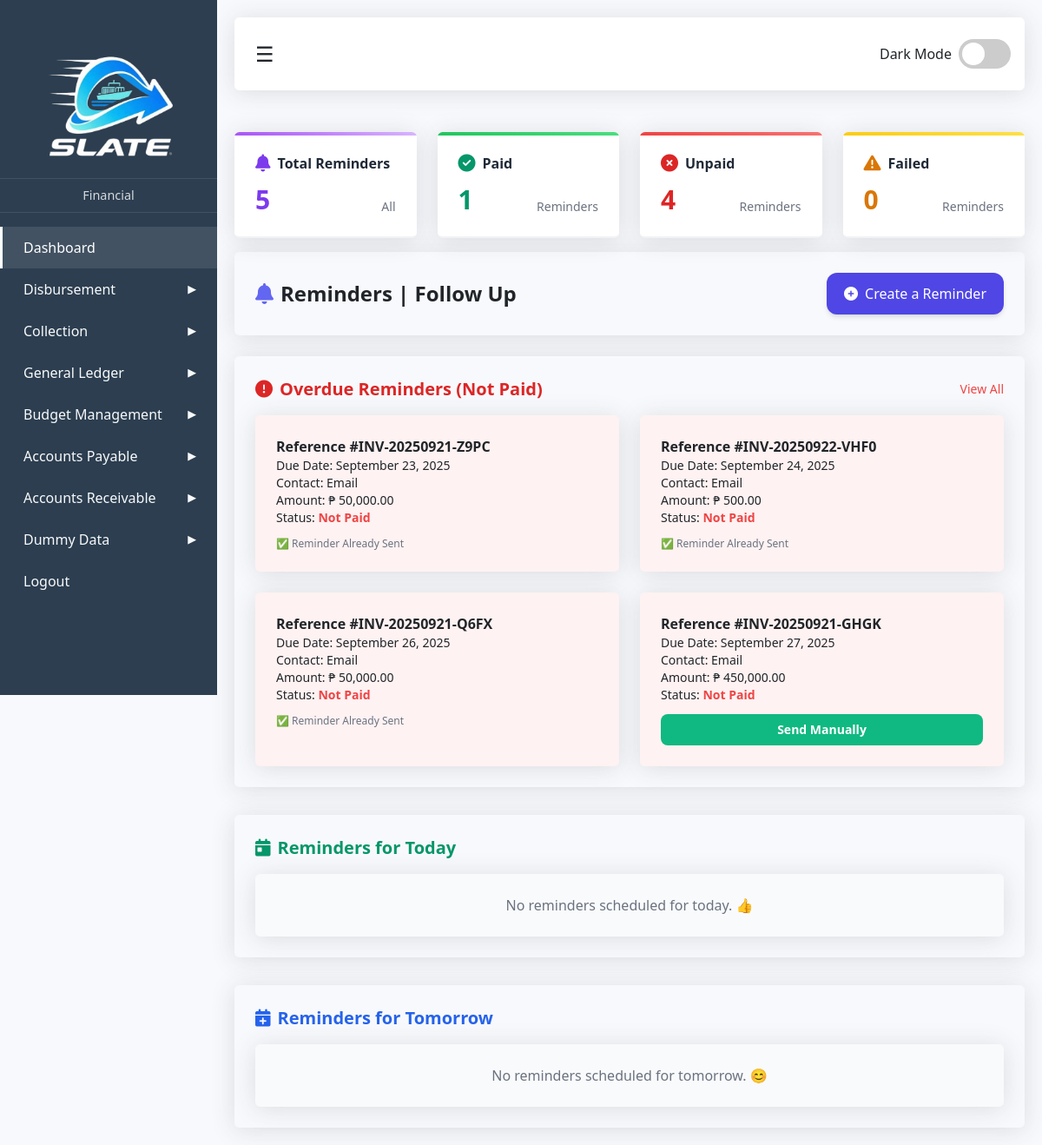
The app's page /pages/collection/reminders.php with its own data.
### tables this page shows
CREATE TABLE `follow` (
  `reminderID` int(11) NOT NULL,
  `planID` int(11) DEFAULT NULL,
  `InvoiceID` int(11) DEFAULT NULL,
  `FollowUpDate` datetime NOT NULL,
  `Contactinfo` enum('Email','CellNumber','In Person','') NOT NULL,
  `Remarks` enum('Reminder Sent','Failed To Sent','Email not Working','To Be Sent','Emailed Sent') NOT NULL,
  `paymentstatus` enum('Paid','Not Paid','Partially Paid') NOT NULL,
  `Archive` enum('YES','NO','','') NOT NULL DEFAULT 'NO'
);

CREATE TABLE `ar_invoices` (
  `invoice_id` int(11) NOT NULL,
  `customer_id` int(11) NOT NULL,
  `invoice_date` date NOT NULL,
  `due_date` date NOT NULL,
  `description` varchar(255) DEFAULT NULL,
  `amount` decimal(12,2) NOT NULL DEFAULT 0.00,
  `currency` varchar(10) DEFAULT 'PHP',
  `reference_no` varchar(80) DEFAULT NULL,
  `created_at` timestamp NULL DEFAULT current_timestamp(),
  `updated_at` timestamp NULL DEFAULT current_timestamp() ON UPDATE current_timestamp(),
  `stat` enum('Paid','Partially Paid','UnPaid','Overdue','Draft') NOT NULL DEFAULT 'Draft',
  `Archive` enum('YES','NO','','') NOT NULL DEFAULT 'NO'
);

### crud/collection/reminder.php (called while the page is built, shortened)
<?php
include_once __DIR__ . '/../../utility/connection.php';
try {
    $now = date("Y-m-d H:i:s");
    $sql = "SELECT i.reference_no,i.amount,i.due_date,f.paymentstatus,f.Contactinfo,f.Remarks,f.reminderID
            FROM follow f
            JOIN ar_invoices i ON f.InvoiceID = i.invoice_id
            WHERE paymentstatus='Not Paid'
              AND i.due_date < :now
              AND f.Archive='NO'";
    $stmt = $pdo->prepare($sql);
    $stmt->execute(['now' => $now]);
    $overdue = $stmt->fetchAll(PDO::FETCH_ASSOC);
} catch (PDOException $e) {
    $errorMessage = "❌ Error fetching reminders: " . $e->getMessage();
}
$now = date("Y-m-d H:i:s");
$sql = "SELECT i.reference_no,i.amount,i.due_date,f.paymentstatus,f.Contactinfo,f.Remarks,f.reminderID
        FROM follow f
        JOIN ar_invoices i ON f.InvoiceID = i.invoice_id
        WHERE paymentstatus='Not Paid'
          AND i.due_date < :now
          AND f.Archive='NO'";
$stmt = $pdo->prepare($sql);
$stmt->execute(['now' => $now]);
$overdue = $stmt->fetchAll(PDO::FETCH_ASSOC);
?>

### contents/collection/reminder.php (the view, shortened to what this page needs)
<div class="container pb-4">
  <div class="grid grid-cols-1 sm:grid-cols-2 lg:grid-cols-4 gap-6">
    <div class="quick-stat-card purple border-b-2 border-opacity-50">
      <div class="flex items-center mb-3">
        <i class="fas fa-bell text-purple-600 text-xl mr-2"></i>
        <h3 class="text-base font-semibold text-gray-800">Total Reminders</h3>
      </div>
      <div class="flex items-end justify-between">
        <div id="totalRequest" class="text-3xl font-bold text-purple-600">0</div>
        <span class="text-gray-500 text-sm">All</span>
      </div>
    </div>
    <div class="quick-stat-card green border-b-2 border-opacity-50">
      <div class="flex items-center mb-3">
        <i class="fas fa-check-circle text-green-600 text-xl mr-2"></i>
        <h3 class="text-base font-semibold text-gray-800">Paid</h3>
      </div>
      <div class="flex items-end justify-between">
        <div id="totalAmountRelease" class="text-3xl font-bold text-green-600">0</div>
        <span class="text-gray-500 text-sm">Reminders</span>
      </div>
    </div>
    <div class="quick-stat-card red border-b-2 border-opacity-50">
      <div class="flex items-center mb-3">
        <i class="fas fa-times-circle text-red-600 text-xl mr-2"></i>
        <h3 class="text-base font-semibold text-gray-800">Unpaid</h3>
      </div>
      <div class="flex items-end justify-between">
        <div id="rejectedRequest" class="text-3xl font-bold text-red-600">0</div>
        <span class="text-gray-500 text-sm">Reminders</span>
      </div>
    </div>
    <div class="quick-stat-card yellow border-b-2 border-opacity-50">
      <div class="flex items-center mb-3">
        <i class="fas fa-exclamation-triangle text-yellow-600 text-xl mr-2"></i>
        <h3 class="text-base font-semibold text-gray-800">Failed</h3>
      </div>
      <div class="flex items-end justify-between">
        <div id="newRequest" class="text-3xl font-bold text-yellow-600">0</div>
        <span class="text-gray-500 text-sm">Reminders</span>
      </div>
    </div>
  </div>
</div>
<div>
    <div class="card flex flex-col md:flex-row md:items-center md:justify-between  shadow-md rounded-2xl p-6 border border-gray-200">
        <div>
            <h2 class="text-2xl font-bold flex items-center gap-2">
                <i class="fas fa-bell text-indigo-500"></i>
                Reminders | Follow Up
            </h2>
        </div>
        <div class="mt-4 md:mt-0">
            <button id="toggleFormBtn" class="bg-indigo-600 hover:bg-indigo-700 text-white px-5 py-3 rounded-xl shadow-md flex items-center gap-2 transition">
                <i class="fas fa-plus-circle"></i>
                Create a Reminder
            </button>
        </div>
    </div>
</div>
<div class="mt-6 space-y-8">
<div class="card rounded-2xl shadow-lg p-6 border border-red-200 border ">
    <div class=" flex items-center justify-between mb-4 ">
        <h2 class="text-xl font-bold text-red-600 flex items-center gap-2">
            <i class="fas fa-exclamation-circle"></i>
            Overdue Reminders (Not Paid)
        </h2>
        <a href="#" onclick="openOverdueModal()" class="text-sm text-red-500 hover:underline">View All</a>
    </div>
    <div id="overdueReminders card">
    <?php if (empty($overdue)): ?>
        <div class="text-center py-10 bg-gray-50 rounded-lg card ">
            <p class="text-gray-500 font-medium">No overdue reminders at the moment. 🎉</p>
        </div>
    <?php else: ?>
        <div class="grid grid-cols-1 md:grid-cols-2 gap-6">
            <?php foreach ($overdue as $row): ?>
                <div class="bg-red-50 border border-red-200 rounded-xl p-5 shadow card  ">
                    <h3 class="font-semibold ">Reference #<?= $row['reference_no'] ?></h3>
                    <p class="text-sm ">Due Date: <span class="font-medium"><?= date("F j, Y", strtotime($row['due_date'])) ?></span></p>
                    <p class="text-sm ">Contact: <span class="font-medium"><?= $row['Contactinfo'] ?></span></p>
                    <p class="text-sm ">Amount: ₱ <span class="font-medium"><?= number_format($row['amount'], 2) ?></span></p>
                    <p class="text-sm ">Status: <span class="text-red-500 font-bold"><?= $row['paymentstatus'] ?></span></p>
                    <div class="reminder-action mt-3 ">
                        <?php
                        $remarks = trim($row['Remarks']);
                        if (stripos($remarks, 'Reminder Sent') !== false || stripos($remarks, 'Emailed Sent') !== false): ?>
                            <p class="text-xs text-gray-500 font-medium">✅ Reminder Already Sent</p>
                        <?php else: ?>
                            <button class="w-full bg-green-500 hover:bg-green-600 text-white py-2 px-4 rounded-lg text-sm font-semibold sendReminderBtn"
                                data-id="<?= $row['reminderID'] ?>">
                                Send Manually
                            </button>
                        <?php endif; ?>
                    </div>
                </div>
            <?php endforeach; ?>
        </div>
    <?php endif; ?>
    </div>
</div>
<div class="card rounded-2xl shadow-lg p-6 border border-green-200">
    <h2 class="text-xl font-bold text-green-600 flex items-center gap-2 mb-4">
        <i class="fas fa-calendar-day"></i>
        Reminders for Today
    </h2>
    <div id="todayReminders card">
    <?php if (empty($todayReminders)): ?>
        <div class="text-center py-10 bg-gray-50 rounded-lg card">
            <p class="text-gray-500 font-medium">No reminders scheduled for today. 👍</p>
        </div>
    <?php endif; ?>
    </div>
</div>
<div class="card rounded-2xl shadow-lg p-6 border border-blue-200">
    <h2 class="text-xl font-bold text-blue-600 flex items-center gap-2 mb-4">
        <i class="fas fa-calendar-plus"></i>
        Reminders for Tomorrow
    </h2>
    <div id="tomorrowReminders card">
    <?php if (empty($tomorrowReminders)): ?>
        <div class="text-center py-10 bg-gray-50 rounded-lg card">
            <p class="text-gray-500 font-medium">No reminders scheduled for tomorrow. 😊</p>
        </div>
    <?php endif; ?>
    </div>
</div>
    </div>
</div>

### static/css/filter.css (style rules this page uses)
.card { background: var(--secondary-color); border-radius: 16px; padding: 200px 25px; box-shadow: 0 4px 12px rgba(0,0,0,0.08); transition: all 0.3s ease; }

### static/css/sidebar.css (style rules this page uses)
:root { --sidebar-width: 250px; --primary-color: #4e73df; --secondary-color: #f8f9fc; --dark-bg: #1a1a2e; --dark-card: #16213e; --text-light: #f8f9fa; --text-dark: #212529; --success-color: #1cc88a; --info-color: #36b9cc; --border-radius: 0.35rem; --shadow: 0 0.15rem 1.75rem 0 rgba(58, 59, 69, 0.15); --gradient-blue: linear-gradient(135deg, #4e73df, #7aa2f7); --gradient-red: linear-gradient(135deg, #ef4444, #f87171); --gradient-yellow: linear-gradient(135deg, #facc15, #fde047); --gradient-green: linear-gradient(135deg, #22c55e, #4ade80); --gradient-purple: linear-gradient(135deg, #a855f7, #d8b4fe); --gradient-orange: linear-gradient(135deg, #f97316, #fdba74); }
* { box-sizing: border-box; margin: 0; padding: 0; }
body { font-family: 'Segoe UI', system-ui, sans-serif; overflow-x: hidden; background-color: var(--secondary-color); color: var(--text-dark); transition: all 0.3s; }
.card { border: none; border-radius: var(--border-radius); box-shadow: var(--shadow); padding: 1.5rem; transition: all 0.3s; }
.quick-stat-card { background: white; border-radius: var(--border-radius); box-shadow: var(--shadow); padding: 1.5rem; transition: all 0.3s ease; position: relative; overflow: hidden; }
.quick-stat-card::before { content: ''; position: absolute; top: 0; left: 0; width: 100%; height: 4px; background: var(--gradient-blue); }
.quick-stat-card.red::before { background: var(--gradient-red); }
.quick-stat-card.yellow::before { background: var(--gradient-yellow); }
.quick-stat-card.green::before { background: var(--gradient-green); }
.quick-stat-card.purple::before { background: var(--gradient-purple); }

### records on screen
follow: InvoiceID.reference_no "INV-20250921-Z9PC", InvoiceID.due_date "September 23, 2025", Contactinfo "Email", InvoiceID.amount "50,000.00", paymentstatus "Not Paid", Remarks "✅ Reminder Already Sent"
follow: InvoiceID.reference_no "INV-20250922-VHF0", InvoiceID.due_date "September 24, 2025", Contactinfo "Email", InvoiceID.amount "500.00", paymentstatus "Not Paid", Remarks "✅ Reminder Already Sent"
follow: InvoiceID.reference_no "INV-20250921-Q6FX", InvoiceID.due_date "September 26, 2025", Contactinfo "Email", InvoiceID.amount "50,000.00", paymentstatus "Not Paid", Remarks "✅ Reminder Already Sent"
follow: InvoiceID.reference_no "INV-20250921-GHGK", InvoiceID.due_date "September 27, 2025", Contactinfo "Email", InvoiceID.amount "450,000.00", paymentstatus "Not Paid"
